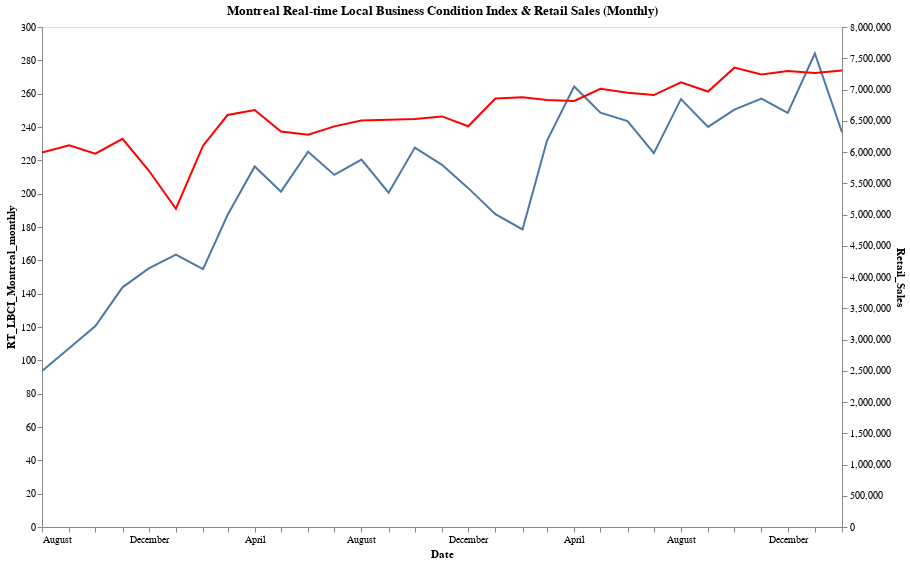

The code cell stored with this chart in its notebook:
### Code cell
# combine the plot of the two dataframes
chart1111 = alt.Chart(mydfff, title = "Montreal Real-time Local Business Condition Index & Retail Sales (Monthly)").mark_line().encode(
    x='Date:T',
    y='RT_LBCI_Montreal_monthly:Q',
)

chart2222 = alt.Chart(mydfff).mark_line(color='red').encode(
    x='Date:T',
    y='Retail_Sales:Q',
)

(chart1111 + chart2222
).properties(width=800,height=500
).resolve_scale(y='independent'
).configure_axis(grid=False
).interactive()

### Figure 1 — Vega-Lite specification as saved in the notebook (floating-point values rounded to 4 significant figures)
{"config": {"view": {"continuousWidth": 400, "continuousHeight": 300}, "axis": {"grid": false}}, "layer": [{"mark": "line", "encoding": {"x": {"field": "Date", "type": "temporal"}, "y": {"field": "RT_LBCI_Montreal_monthly", "type": "quantitative"}}, "selection": {"selector006": {"type": "interval", "bind": "scales", "encodings": ["x", "y"]}}, "title": "Montreal Real-time Local Business Condition Index & Retail Sales (Monthly)"}, {"mark": {"type": "line", "color": "red"}, "encoding": {"x": {"field": "Date", "type": "temporal"}, "y": {"field": "Retail_Sales", "type": "quantitative"}}}], "data": {"name": "data-b2ac1ecd33ba76ca3e65a5a2019bcb80"}, "height": 500, "resolve": {"scale": {"y": "independent"}}, "width": 800, "$schema": "https://vega.github.io/schema/vega-lite/v4.17.0.json", "datasets": {"data-b2ac1ecd33ba76ca3e65a5a2019bcb80": [{"Date": "2020-08-01T00:00:00", "RT_LBCI_Montreal_monthly": 93.62, "Retail_Sales": 5993000.0}, {"Date": "2020-09-01T00:00:00", "RT_LBCI_Montreal_monthly": 107.2, "Retail_Sales": 6107000.0}, {"Date": "2020-10-01T00:00:00", "RT_LBCI_Montreal_monthly": 120.6, "Retail_Sales": 5972000.0}, {"Date": "2020-11-01T00:00:00", "RT_LBCI_Montreal_monthly": 143.8, "Retail_Sales": 6210000.0}, {"Date": "2020-12-01T00:00:00", "RT_LBCI_Montreal_monthly": 155.1, "Retail_Sales": 5704000.0}, {"Date": "2021-01-01T00:00:00", "RT_LBCI_Montreal_monthly": 163.4, "Retail_Sales": 5092000.0}, {"Date": "2021-02-01T00:00:00", "RT_LBCI_Montreal_monthly": 154.7, "Retail_Sales": 6102000.0}, {"Date": "2021-03-01T00:00:00", "RT_LBCI_Montreal_monthly": 187.2, "Retail_Sales": 6592000.0}, {"Date": "2021-04-01T00:00:00", "RT_LBCI_Montreal_monthly": 216.3, "Retail_Sales": 6672000.0}, {"Date": "2021-05-01T00:00:00", "RT_LBCI_Montreal_monthly": 201.2, "Retail_Sales": 6326000.0}, {"Date": "2021-06-01T00:00:00", "RT_LBCI_Montreal_monthly": 225.2, "Retail_Sales": 6277000.0}, {"Date": "2021-07-01T00:00:00", "RT_LBCI_Montreal_monthly": 211.3, "Retail_Sales": 6410000.0}, {"Date": "2021-08-01T00:00:00", "RT_LBCI_Montreal_monthly": 220.4, "Retail_Sales": 6503000.0}, {"Date": "2021-09-01T00:00:00", "RT_LBCI_Montreal_monthly": 200.6, "Retail_Sales": 6514000.0}, {"Date": "2021-10-01T00:00:00", "RT_LBCI_Montreal_monthly": 227.6, "Retail_Sales": 6528000.0}, {"Date": "2021-11-01T00:00:00", "RT_LBCI_Montreal_monthly": 217.3, "Retail_Sales": 6570000.0}, {"Date": "2021-12-01T00:00:00", "RT_LBCI_Montreal_monthly": 203.3, "Retail_Sales": 6412000.0}, {"Date": "2022-01-01T00:00:00", "RT_LBCI_Montreal_monthly": 187.7, "Retail_Sales": 6856000.0}, {"Date": "2022-02-01T00:00:00", "RT_LBCI_Montreal_monthly": 178.5, "Retail_Sales": 6878000.0}, {"Date": "2022-03-01T00:00:00", "RT_LBCI_Montreal_monthly": 231.9, "Retail_Sales": 6834000.0}, {"Date": "2022-04-01T00:00:00", "RT_LBCI_Montreal_monthly": 264.3, "Retail_Sales": 6817000.0}, {"Date": "2022-05-01T00:00:00", "RT_LBCI_Montreal_monthly": 248.6, "Retail_Sales": 7011000.0}, {"Date": "2022-06-01T00:00:00", "RT_LBCI_Montreal_monthly": 243.6, "Retail_Sales": 6946000.0}, {"Date": "2022-07-01T00:00:00", "RT_LBCI_Montreal_monthly": 224.3, "Retail_Sales": 6911000.0}, {"Date": "2022-08-01T00:00:00", "RT_LBCI_Montreal_monthly": 256.7, "Retail_Sales": 7114000.0}, {"Date": "2022-09-01T00:00:00", "RT_LBCI_Montreal_monthly": 240.1, "Retail_Sales": 6967000.0}, {"Date": "2022-10-01T00:00:00", "RT_LBCI_Montreal_monthly": 250.4, "Retail_Sales": 7350000.0}, {"Date": "2022-11-01T00:00:00", "RT_LBCI_Montreal_monthly": 257.0, "Retail_Sales": 7240000.0}, {"Date": "2022-12-01T00:00:00", "RT_LBCI_Montreal_monthly": 248.5, "Retail_Sales": 7296000.0}, {"Date": "2023-01-01T00:00:00", "RT_LBCI_Montreal_monthly": 284.1, "Retail_Sales": 7263000.0}, {"Date": "2023-02-01T00:00:00", "RT_LBCI_Montreal_monthly": 236.9, "Retail_Sales": 7303000.0}]}}
